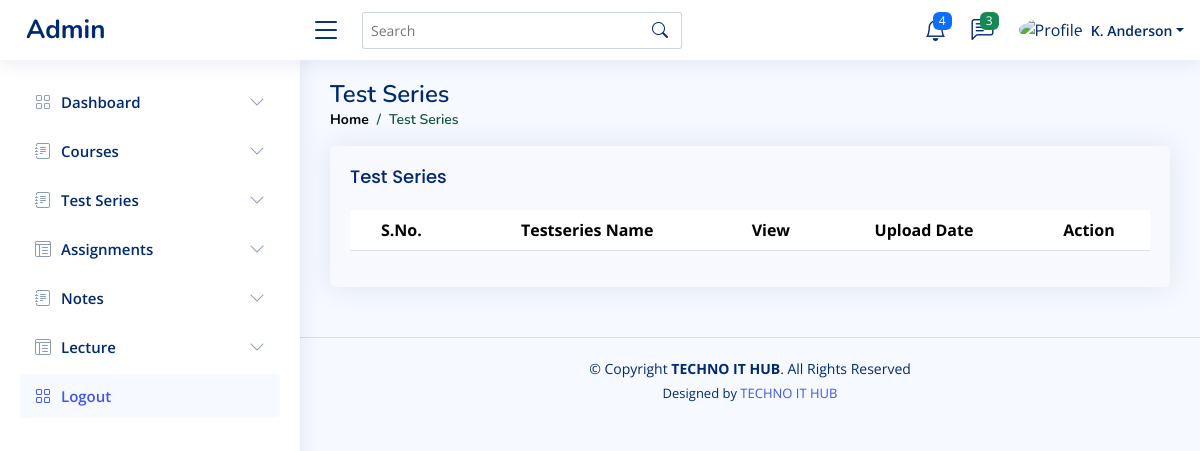
The page /TS/ on the database as committed earlier.
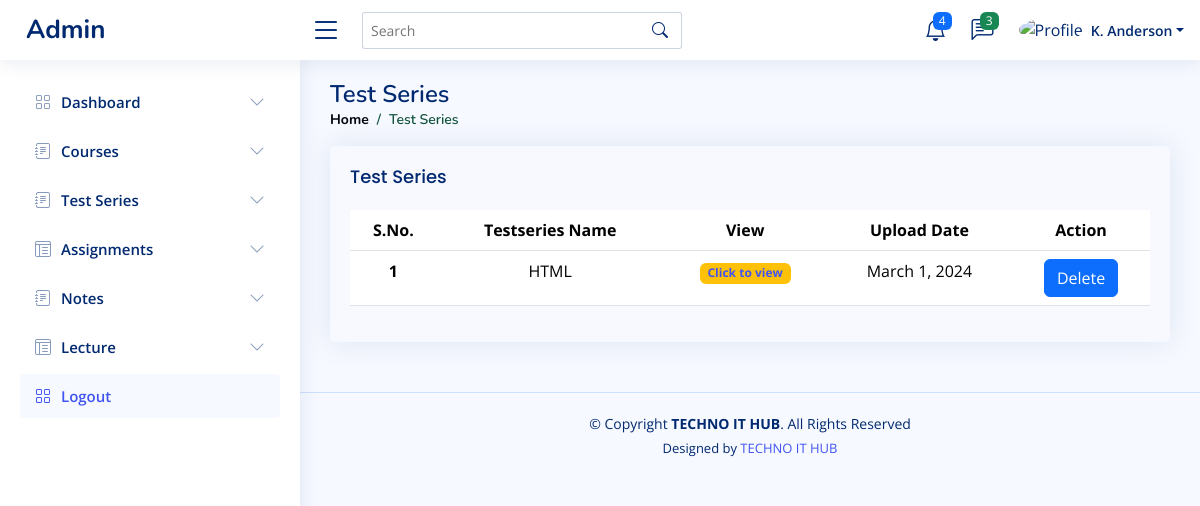
The same page on the database as committed later.
### panel/models.py (models this page shows, shortened)
class Tests(models.Model):
     tname = models.CharField(max_length=50)
     up = models.DateField(max_length=10)

### panel/views.py (the view)
def TestShow(request):
    a = Tests.objects.all()
    contextmenu={
        'table':a
    }
    return render(request,'TestseriesShow.html',contextmenu)

### panel/templates/TestseriesShow.html
{% extends 'base.html' %}
{% block content %}
<main id="main" class="main">
    <div class="pagetitle">
        <h1>Test Series</h1>
        <nav>
            <ol class="breadcrumb">
                <li class="breadcrumb-item"><a href="index.html">Home</a></li>
                <li class="breadcrumb-item active">Test Series</li>
            </ol>
        </nav>
    </div>
    <section class="section dashboard">
        <div class="row">
            <div class="col-lg-12">
                <div class="card">
                  <div class="card-body">
                    <h5 class="card-title">Test Series</h5>
                    <table class="table text-center">
                      <thead>
                        <tr>
                          <th scope="col">S.No.</th>
                          <th scope="col">Testseries Name</th>
                          <th scope="col">View</th>
                          <th scope="col">Upload Date</th>
                          <th scope="col">Action</th>
                        </tr>
                      </thead>
                      <tbody>
                        {% for var in table %}
                        <tr>
                          <th scope="row">{{var.id}}</th>
                          <td>{{var.tname}}</td>
                          <td><span class="badge bg-warning">
                            <a href="" target="_blank">Click to view</a>
                          </span></td>
                          <td>{{var.up}}</td>
                          <td><a href="../deleteT/{{var.id}}" class="btn btn-primary">Delete</a></td>
                        </tr>
                        {%endfor%}
                      </tbody>
                    </table>
                  </div>
                </div>
              </div>
        </div>
    </section>
</main>
{%endblock%}

Rows that differ between the two databases and show on the page:
added Tests: id "1", tname "HTML", up "March 1, 2024"
